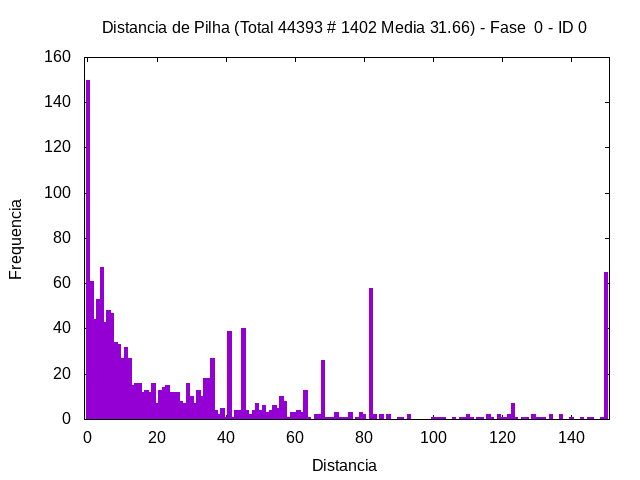

This figure's gnuplot source:
set term png
set output "saida-hist-0-0.png"
set style fill solid 1.0
set title "Distancia de Pilha (Total 44393 # 1402 Media 31.66) - Fase  0 - ID 0"
set xlabel "Distancia"
set ylabel "Frequencia"
plot [-1:151] "saida-hist-0-0.gpdat" u 3:4 w boxes t ""
